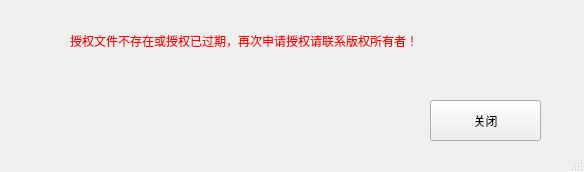
<?xml version="1.0" encoding="UTF-8"?>
<ui version="4.0">
 <class>MainWindow</class>
 <widget class="QMainWindow" name="MainWindow">
  <property name="geometry">
   <rect>
    <x>0</x>
    <y>0</y>
    <width>584</width>
    <height>172</height>
   </rect>
  </property>
  <property name="windowTitle">
   <string>提示</string>
  </property>
  <property name="windowIcon">
   <iconset resource="../res/picres.qrc">
    <normaloff>:/icon/logo.ico</normaloff>:/icon/logo.ico</iconset>
  </property>
  <widget class="QWidget" name="centralwidget">
   <widget class="QLabel" name="label">
    <property name="geometry">
     <rect>
      <x>70</x>
      <y>20</y>
      <width>461</width>
      <height>41</height>
     </rect>
    </property>
    <property name="styleSheet">
     <string notr="true">font: 75 12pt &quot;Agency FB&quot;;
color: rgb(255, 0, 0);</string>
    </property>
    <property name="text">
     <string>授权文件不存在或授权已过期，再次申请授权请联系版权所有者！</string>
    </property>
   </widget>
   <widget class="QPushButton" name="pushButton">
    <property name="geometry">
     <rect>
      <x>430</x>
      <y>100</y>
      <width>111</width>
      <height>41</height>
     </rect>
    </property>
    <property name="text">
     <string>关闭</string>
    </property>
   </widget>
  </widget>
  <widget class="QStatusBar" name="statusbar"/>
 </widget>
 <resources>
  <include location="../res/picres.qrc"/>
 </resources>
 <connections>
  <connection>
   <sender>pushButton</sender>
   <signal>clicked()</signal>
   <receiver>MainWindow</receiver>
   <slot>close()</slot>
   <hints>
    <hint type="sourcelabel">
     <x>485</x>
     <y>120</y>
    </hint>
    <hint type="destinationlabel">
     <x>291</x>
     <y>85</y>
    </hint>
   </hints>
  </connection>
 </connections>
</ui>
